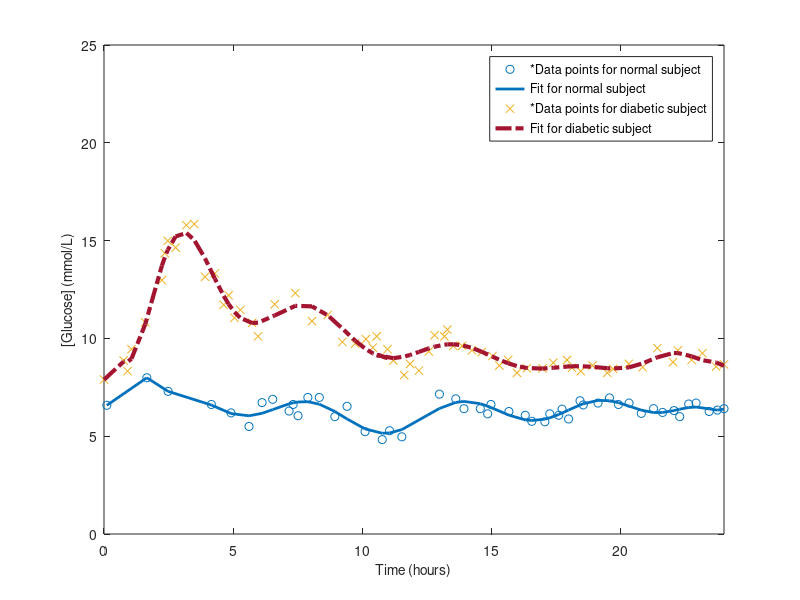

Write the MATLAB code that produced this figure.
%% Author: Minu Pilvankar
%%This code GENERATES THE BEST FITTED CURVE BASED ON THE DATA POINTS FOR
% GLUCOSE CONCENTRATION VS TIME FROM NORMAL AND DIABETIC SUBJECTS. THE
% FITTED CURVE REPRESENTS THE GLUCOSE DYNAMICS OVER A PERIOD OF TIME. THIS
% CODE GENERATED THE COEFFICIENTS OF THE POLYNOMIAL EQUATION EXPECTED TO DEFINE THE
% CURVE.
function out = NormalCurvefitGlucoseDynamics
close all

% %Diabetic data set (data1)
xdata = [0	2734.177215	3281.012658	3827.848101	5741.772152	8065.822785	8475.949367	8886.075949	9979.746835	11483.5443	12577.21519	14081.01266	15448.10127	16678.48101	17362.02532	18182.27848	19002.53165	20643.03797	21463.29114	23787.34177	26658.22785	28982.27848	31169.62025	33220.25316	34997.46835	36501.26582	37458.22785	39508.86076	38005.06329	40329.11392	41832.91139	42653.16456	43883.5443	45250.63291	46070.88608	47437.97468	47848.10127	48668.35443	49898.73418	51265.82278	52632.91139	54136.70886	55093.67089	56324.05063	57554.43038	58921.51899	61108.86076	62612.65823	64526.58228	65210.12658	66440.50633	68081.01266	70131.64557	70951.89873	73139.24051	75053.16456	77103.79747	79291.13924	79974.68354	81888.60759	83392.40506	85306.32911	86400];% for diabetic patient from paper
xdata2 = xdata./3600;
ydata2 = [7.894736842	8.870813397	8.325358852	9.444976077	10.82296651	12.97607656	14.35406699	14.98564593	14.64114833	15.78947368	15.84688995	13.14832536	13.32057416	11.71291866	12.20095694	11.05263158	11.45454545	10.79425837	10.10526316	11.74162679	12.31578947	10.88038278	11.19617225	9.818181818	9.732057416	9.961722488	9.531100478	9.444976077	10.10526316	8.870813397	8.124401914	8.698564593	8.354066986	9.330143541	10.16267943	10.10526316	10.44976077	9.61722488	9.61722488	9.387559809	9.301435407	9.100478469	8.612440191	8.899521531	8.23923445	8.468899522	8.468899522	8.755980861	8.899521531	8.497607656	8.325358852	8.612440191	8.23923445	8.440191388	8.698564593	8.526315789	9.502392344	8.784688995	9.387559809	8.899521531	9.244019139	8.555023923	8.669856459 ];% for diabetic patient from paper

%normal data set (data2)
xdata1 = [393.6/3600	5969.9/3600	8931.2/3600	14967.6/3600	17701.1/3600	20206.8/3600	22029.1/3600	23509.7/3600 25787.6/3600	26357.1/3600	27040.5/3600	28407.2/3600	30001.8/3600	32165.8/3600	33874.2/3600	36379.9/3600	38771.7/3600	39796.8/3600	41505.2/3600	46744.4/3600	49022.3/3600	50161.2/3600 52439.17/3600	53464.2/3600	53919.8/3600	56425.5/3600	58703.4/3600	59614.5/3600	61436.9/3600	62120.2/3600	63373.1/3600	63828.7/3600	64739.8/3600	66334.39/3600	66789.9/3600	68840.0/3600	70434.6/3600	71687.4/3600	73168.1/3600	74876.5/3600	76584.9/3600	77837.8/3600	79432.3/3600	80229.6/3600	81482.4/3600	82507.5/3600	84329.8/3600	85468.7/3600	86400/3600];
 ydata1 = [6.579310345	7.98697318	7.292528736	6.622030651	6.190996169	5.496551724	6.717816092	6.885440613	6.286781609	6.622030651	6.047318008	6.981226054	6.981226054	5.999425287	6.526245211	5.233141762	4.82605364	5.281034483	4.969731801	7.148850575	6.909386973	6.40651341	6.40651341	6.143103448	6.622030651	6.262835249	6.071264368	5.759961686	5.736015326	6.143103448	6.071264368	6.38256705	5.879693487	6.813601533	6.598084291	6.693869732	6.957279693	6.622030651	6.693869732	6.167049808	6.40651341	6.214942529	6.310727969	5.999425287	6.645977011	6.693869732	6.262835249	6.33467433	6.40651341];
%% Define the degree of polynomial

%% For Diabetic
len1 = length(xdata1);
len2 = length(xdata2);
num = max(len1,len2);
for  i = 1:len1
   % for i = 1:len2  
  n2 = i; 
  n1 = i;
p2 = polyfit(xdata2, ydata2,n2);


% POLYVAL

y2 = polyval(p2,xdata2);
% Find RMSE

RMSEn(i) = sqrt(mean((ydata2 - y2).^2));
if RMSEn(i) < 0.4
   % n1;i
%     p1;
    out = p2;
    return
end 
%% For normal subject
%n1 = j;

% for j = 1:len1
    n1 =i;

p1 = polyfit(xdata1, ydata1,n1);


% POLYVAL

y1 = polyval(p1,xdata1);
% Find RMSE

RMSE(i) = sqrt(mean((ydata1 - y1).^2));
if RMSE(i) < 0.29
   % n1;
%     p1;
    out = p1;
    return
end 

   
%% Plot for polyfit

red=[0.6350, 0.0780, 0.1840];
blue = [0, 0.4470, 0.7410];
bl=	[0.4940, 0.1840, 0.5560];
green=[0.4660, 0.6740, 0.1880];
yellow = [0.9290, 0.6940, 0.1250];
dr = [0.6350, 0.0780, 0.1840];
xhours2 = xdata2./3600;

figure(1)
 
plot(xdata1,ydata1,'o',xdata1,y1,'-','LineWidth',2,'Color',blue,'MarkerSize',5,'MarkerEdgeColor',green)
hold on
plot(xdata2,ydata2,'x',xdata2,y2,'-.','LineWidth',3,'Color',red,'MarkerSize',6,'MarkerEdgeColor',yellow)
 
 hold off
legend('*Data points for normal subject','Fit for normal subject',...
   '*Data points for diabetic subject','Fit for diabetic subject','Location','NorthEast')
xlabel('Time (hours)','Fontsize',10)
ylabel('[Glucose] (mmol/L)','Fontsize',10)
axis([0 24 0 25])
set(gca,'Fontsize',10);
ax = gca;
set(gcf, 'Color', 'w','Units', 'inches', 'Position', [0 0 5 3]);


end
end

